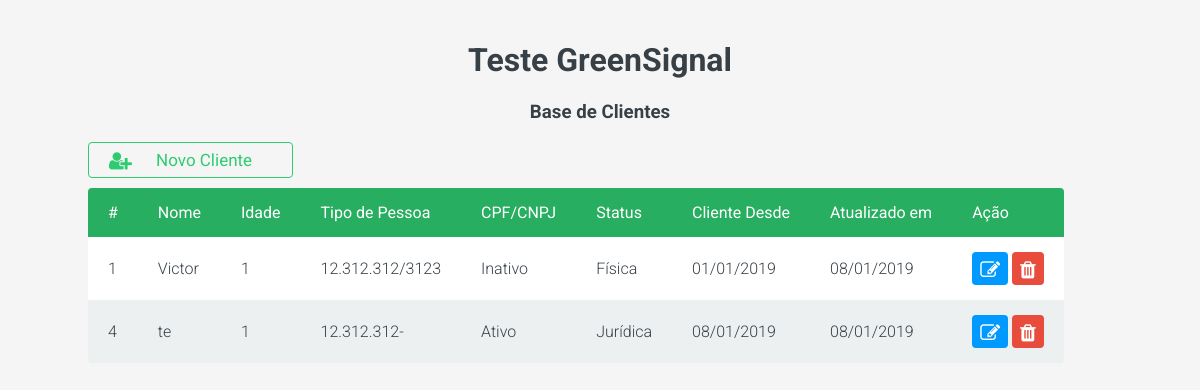
The page / on the database its author committed.
### tables this page shows
CREATE TABLE IF NOT EXISTS `cliente` (
  `id` int(11) NOT NULL AUTO_INCREMENT,
  `nome` varchar(100) NOT NULL,
  `idade` int(3) NOT NULL,
  `tipo_pessoa` enum('Física','Jurídica') NOT NULL,
  `cpf_cnpj` varchar(20) NOT NULL,
  `ativo` tinyint(1) NOT NULL,
  `criadoem` date NOT NULL,
  `atualizadoem` date NOT NULL,
  PRIMARY KEY (`id`)
);

### db/connect.php (called while the page is built, shortened)
<?php
Class Database{
		public $host = HOST;
		public $user = USER;
		public $password = PASS;
		public $dbname = DB;
		public $connect;
	private function connectDB() {
		$this->connect = new mysqli($this->host, $this->user, $this->password, $this->dbname);
		$this->connect->set_charset("utf8");
	}
	public function select($query){
		$result = $this->connect->query($query) or die($this->connect->error.__LINE__);
		if($result->num_rows > 0 ){
				return $result;
		}else{
				return false;
		}
	}
}

### index.php (the view, shortened to what this page needs)
<?php
	include_once("db/connect.php");
	include_once("inc/header.php");
	$db = new Database();
	$query = "SELECT * FROM cliente";
	$read = $db->select($query);
	?>
	<div class="main">
	<a href="create.php" class="btn"><i class="fa fa-user-plus"></i> Novo Cliente</a>
<table>
<thead>
<tr>
 <th>#</th>
 <th>Nome</th>
 <th>Idade</th>
 <th>Tipo de Pessoa</th>
 <th>CPF/CNPJ</th>
 <th>Status</th>
 <th>Cliente Desde</th>
 <th>Atualizado em</th>
 <th>Ação</th>
</tr>
</thead>
<?php
while($row = $read->fetch_assoc()){
?>
<tr>
 <td><?=  $row['id']; ?></td>
 <td><?=  $row['nome']; ?></td>
 <td><?=  $row['idade']; ?></td>
 <td><?=  $row['cpf_cnpj']; ?></td>
  <td><?php if($row['ativo'] == 1){
  echo "Ativo";
  }else{
  echo "Inativo";
  }
  ?></td>
 <td><?=  $row['tipo_pessoa']; ?></td>
 <td><?= date("d/m/Y", strtotime($row['criadoem'])); ?></td>
 <td><?= date("d/m/Y", strtotime($row['atualizadoem'])); ?></td>
 <td><a href="update.php?id=<?=$row['id'];?>" class="btn-small" style="background:#09f" ><i class="fa fa-edit"></i></a>
 <a href="delete.php?id=<?=$row['id'];?>" class="btn-small" style="background:#E74C3C" ><i class="fa fa-trash"></i></a> </td>
</tr>
<?php } ?>
</table>
</div>
<?php include_once("inc/footer.php");?>

### inc/header.php (shortened to what this page needs)
<html>
  <head>
	<link rel='stylesheet' type='text/css' href='//maxcdn.bootstrapcdn.com/font-awesome/4.4.0/css/font-awesome.min.css'>
    <link rel='stylesheet' type='text/css' href='inc/assets/css/style.css'>
  </head>
  <body>
  <div class="header">
	<h1>Teste GreenSignal</h1>
	<h3>Base de Clientes</h3>
	</div>

### inc/assets/css/style.css (style rules this page uses)
*, *:before, *:after { -moz-box-sizing: border-box; -webkit-box-sizing: border-box; box-sizing: border-box; }
body { font-family: 'Roboto', sans-serif; color: #384047; background:#f5f5f5; }
a { text-decoration: none; }
.header { float:left; width: 100%; text-align:center; }
.main { width: 1024px; margin: 20px auto; }
table { margin-top:10px; border-collapse:collapse; border-radius: 4px; overflow:hidden; }
thead th { font-weight: 400; background: #27AE60; color: #FFF; }
tr { background:#fff; margin-bottom: 5px; }
tr:nth-child(even) { background: #ECF0F1; }
th, td { text-align: left; padding:15px 20px ; font-weight: 300; }
.btn { display:inline-block; background: none; border: 1px solid #2ECC71; border-radius:4px; padding: 7px 40px 7px 20px; color: #2ECC71; font-size: 17px; cursor:pointer; transition: all .3s ease; }
.btn-small { display:inline-block; background: none; border-radius:4px; padding: 8px; color: #2ECC71; font-size: 17px; cursor:pointer; transition: all .3s ease; }
.btn-small i { font-size: 20px; line-height: 17px; position: relative; top: 2px; color:#fff; }
.btn i { font-size: 20px; line-height: 17px; margin-right: 20px; position: relative; top: 2px; }

### rows shown on the page
cliente: id "1", nome "Victor", idade "1", cpf_cnpj "12.312.312/3123", ativo "Inativo", tipo_pessoa "Física", criadoem "01/01/2019", atualizadoem "08/01/2019"
cliente: id "4", nome "te", idade "1", cpf_cnpj "12.312.312-", ativo "Ativo", tipo_pessoa "Jurídica", criadoem "08/01/2019", atualizadoem "08/01/2019"
